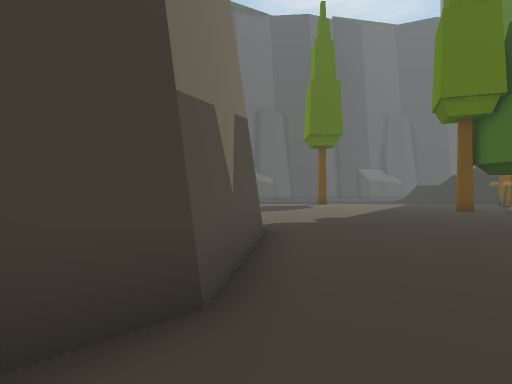
View 1 (above)

24 first-person views from a walk through a Unity game level. The camera is 1.4 m above the floor, looks level and sees 80° across. The floor is counted in squares, 1.8 m on a side. Each view is taken from the middle of a square. On the plan, view 1 faces up. The plan holds only what a view shows up to about 11 squares ahead; the rest is blank. The place goes on beyond the plan. The player character is not drawn. Some animated figures are left out.

View 2
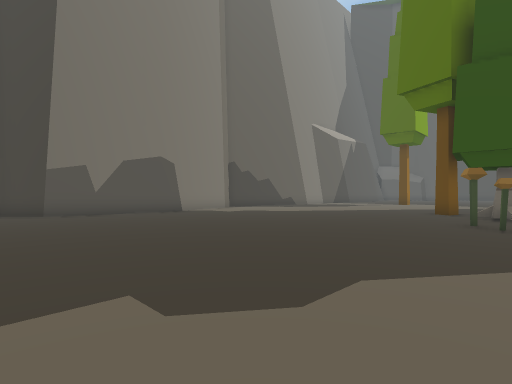

View 3
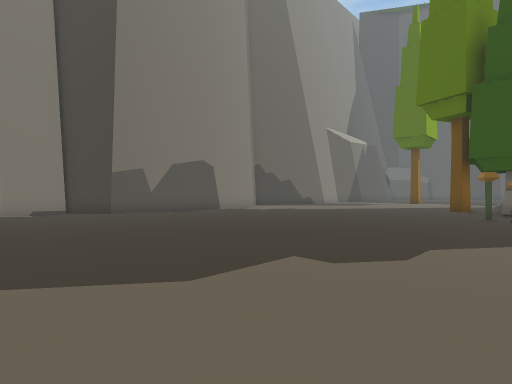

View 4
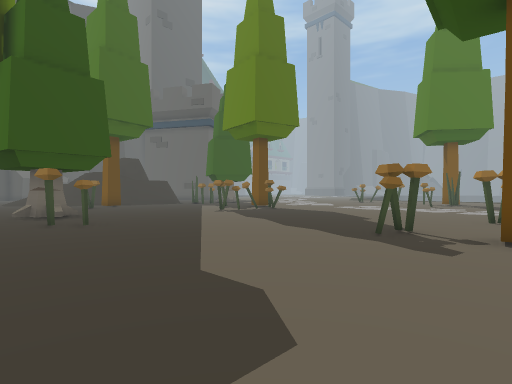

View 5
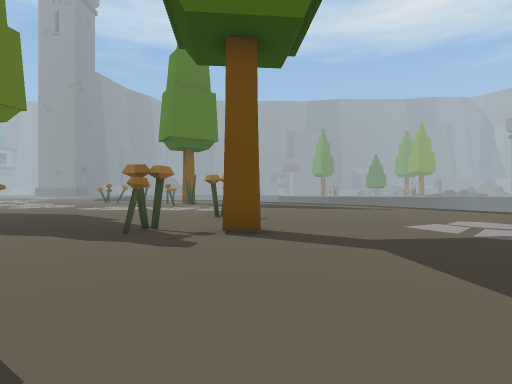

View 6
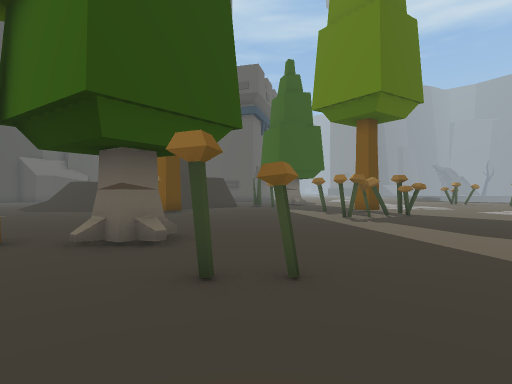

View 7
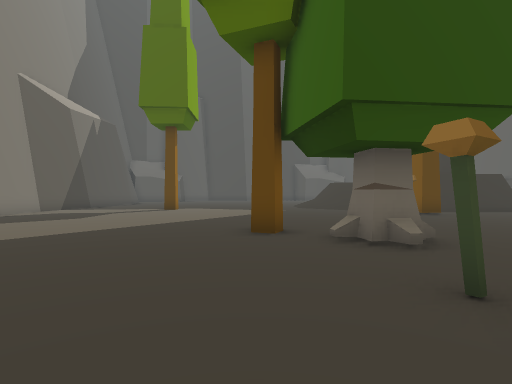

View 8
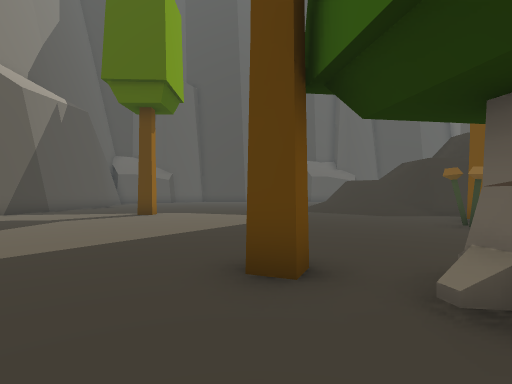

View 9
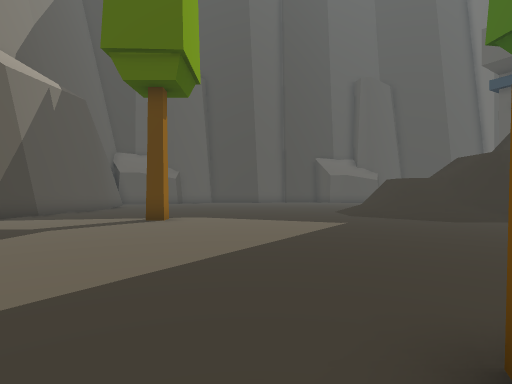

View 10
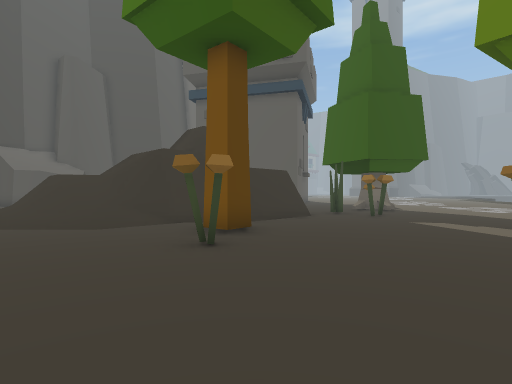

View 11
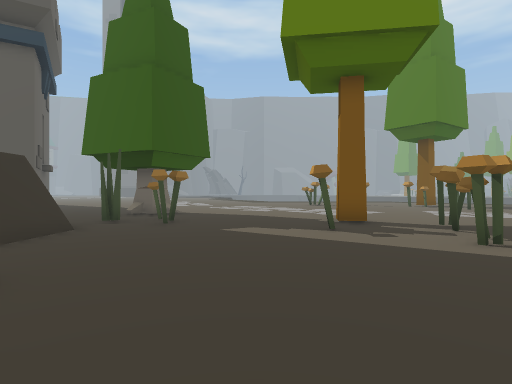

View 12
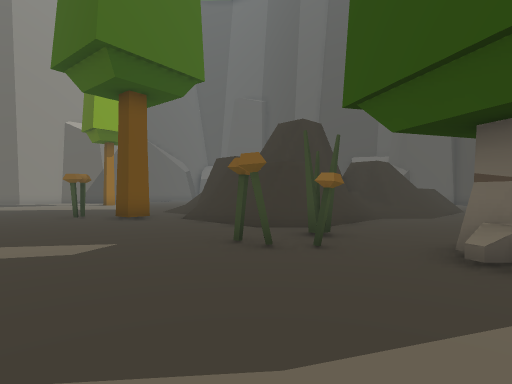

View 13
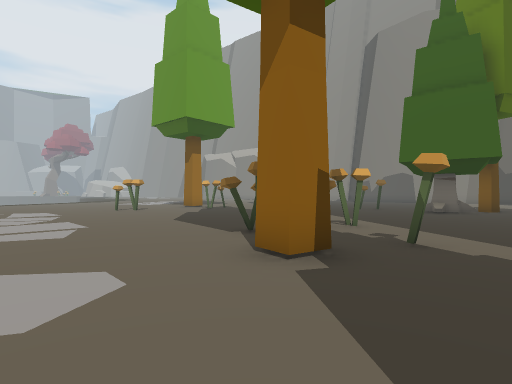

View 14
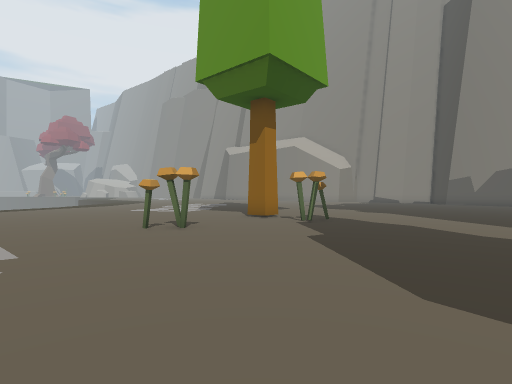

View 15
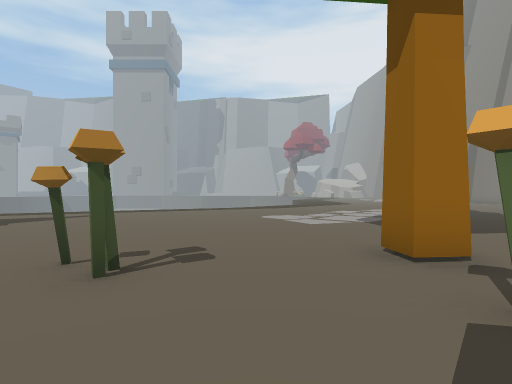

View 16
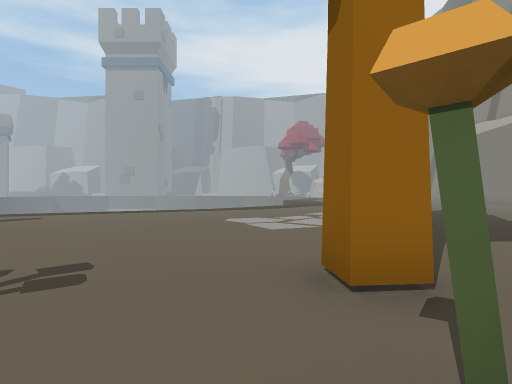

View 17
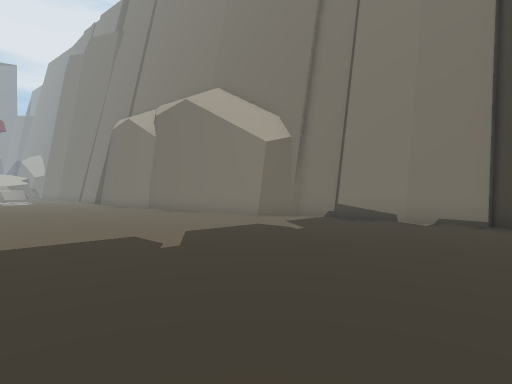

View 18
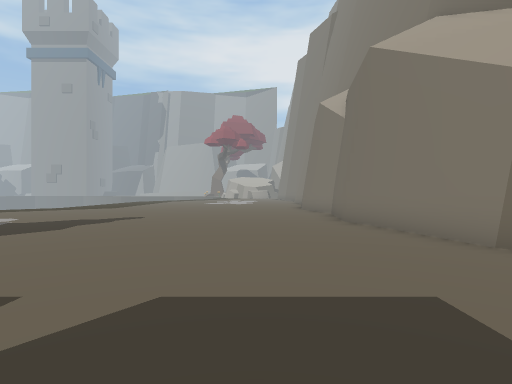

View 19
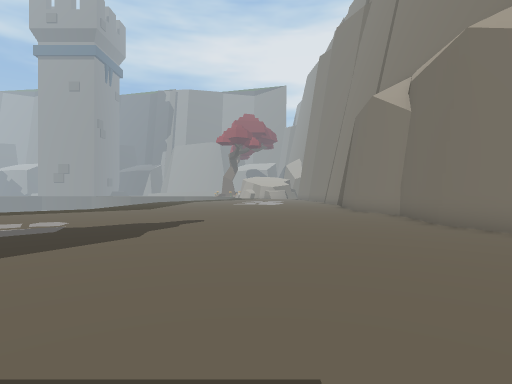

View 20
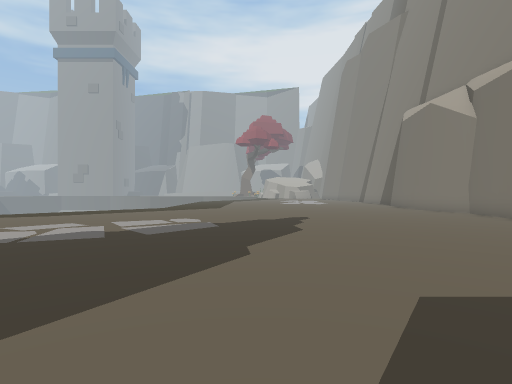

View 21
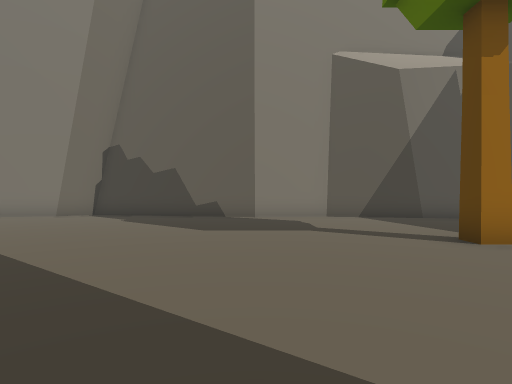

View 22
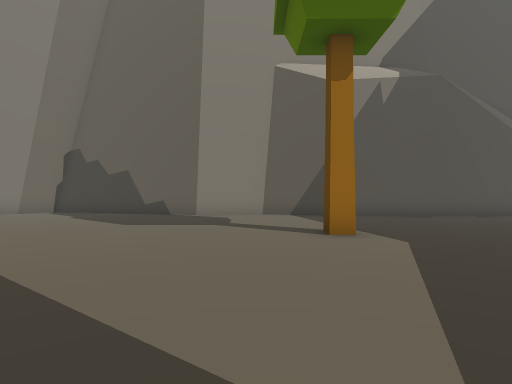

View 23
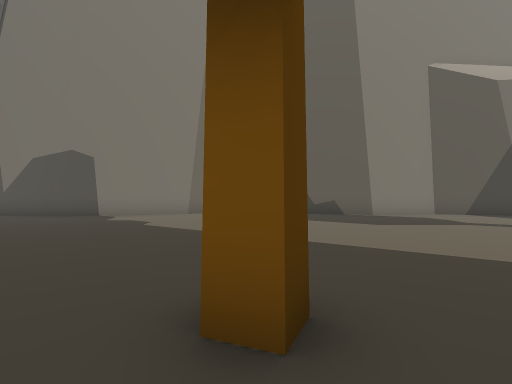

View 24
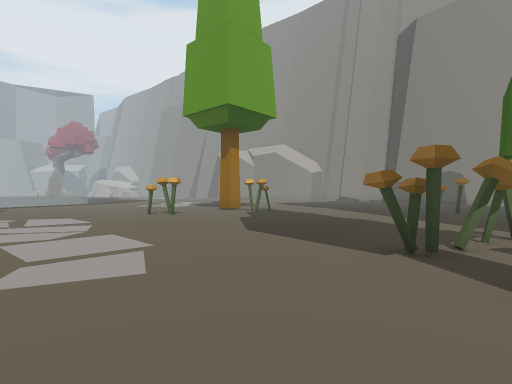

### Floor plan
Key: @ floor where view 1 was taken; # wall or solid block; . floor; / step, stairs or slope; = window, fence, low wall or low ledge; v drop or lower ground; T tree; F flower.
Columns run from 2 left of view 1 to 23 right of it. Each row starts with its distance up from view 1.
 23   #....       ==    ##/.
 22   #.........////  # #/..
 21  ##........../////# ##..
 20  #....T......//=#/# ##...
 19  #............//###  #...
 18  #................#####..#
 17  #..............#......#.#
 16  #.............#......#...
 15  #........................
 14  #........................
 13  #..................#.....
 12 ##........T...............
 11 #...........#.............
 10 ##.................F##....
  9  #........................
  8  #..........#.............
  7  ##.......................
  6   #.......................
  5   #......................
  4  ##......................
  3  #.......................
  2 ##..............#........
  1 #...................F....
  0 #.@.............#........
 -1 #........................
 -2 #........................
 -3 #........................
 -4 #.........................
 -5 ##........................
 -6  ##.......................
 -7   #.......................
 -8   #......................v
 -9   #...............
-10   #................
-11   #................
-12   #................
-13   #.............

Positions as (right, up) in squares from view 1, and headings:
1: (0, 0), facing up
2: (11, 0), facing up-left
3: (11, -2), facing up-left
4: (8, 0), facing up-right
5: (8, 0), facing right
6: (8, 6), facing up-right
7: (8, 6), facing up
8: (8, 9), facing up
9: (7, 11), facing up
10: (10, 12), facing up-right
11: (12, 14), facing right
12: (23, 13), facing up-left
13: (23, 14), facing down-left
14: (21, 7), facing down-left
15: (16, 4), facing down
16: (15, 3), facing down
17: (7, 2), facing down-left
18: (3, -1), facing down
19: (5, -2), facing down
20: (8, -1), facing down
21: (9, 16), facing left
22: (10, 18), facing left
23: (10, 12), facing left
24: (23, 11), facing down-left
